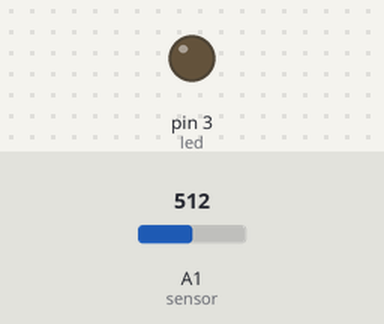
Simulated run of this sketch. Board: Arduino Uno, built with avr-gcc and run on an emulated ATmega328P. Shown: output pins drawn as LEDs (lit = HIGH). The test bench sets the inputs (shaded band); at power-on: A1 (sensor) = 512.

Above: at 1.8 s.
1.9 s: A1 (sensor) set to 482
At 2.8 s:
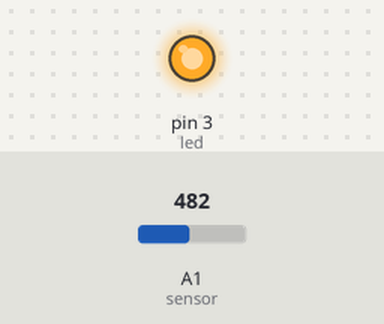
3.5 s: A1 (sensor) set to 510
At 4.3 s:
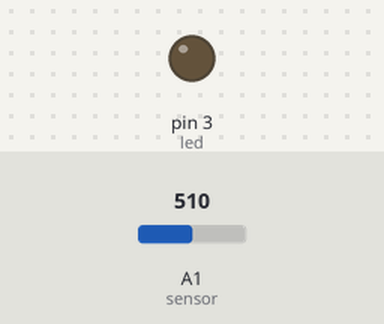
5.5 s: A1 (sensor) set to 490
At 7.1 s:
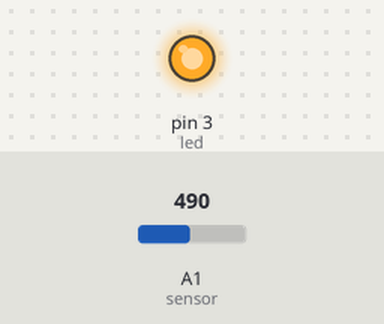
Timing chart, 0 to 8.6 s (numbered marks = the images above; inputs shaded):
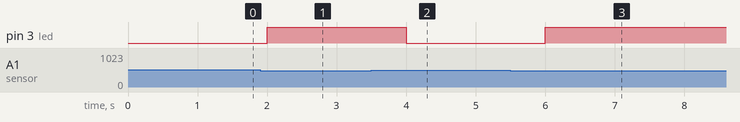

Measured:
- the behaviour switches between 500 and 499 on A1 (sensor) (found by bisection; images 0 and 1)
- after the input at 1.9 s, pin 3 (led): LOW → HIGH after 0.10 s
- after the input at 3.5 s, pin 3 (led): HIGH → LOW after 0.50 s
- after the input at 5.5 s, pin 3 (led): LOW → HIGH after 0.50 s

The sketch:

soil_moisture_pump.ino
```cpp
int sensor=A1;
int led=3;
int reading=0;
void setup(){
  pinMode(led,HIGH);
}
void loop(){
  reading=analogRead(sensor);
  if(reading<500){
    digitalWrite(led,HIGH);
    delay(1000);
  }
  else{

    digitalWrite(led,LOW);
    delay(1000);
  }
}
```
